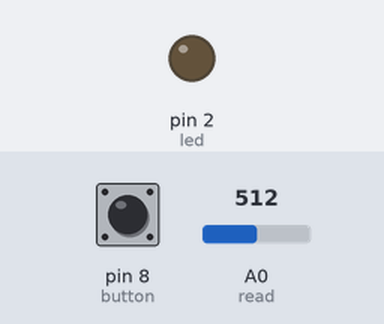
Recording of a sketch running on a simulated Arduino Uno, built with avr-gcc and run on an emulated ATmega328P. Shown: output pins drawn as LEDs (lit = HIGH). Dashed ring = blinking. Inputs (shaded band) come from the test bench; at power-on: pin 8 (button) LOW, A0 (read) = 512.

Above: at 1.3 s.
1.4 s: pin 8 (button) pulled HIGH for 1 s
At 1.62 s:
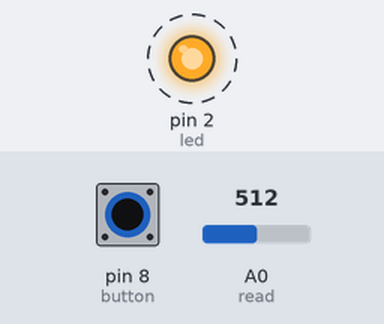
3.9 s: pin 8 (button) pulled HIGH for 0.3 s
At 5.1 s:
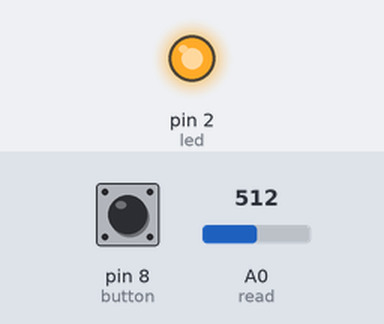
5.7 s: pin 8 (button) pulled HIGH for 3.2 s
At 9.3 s:
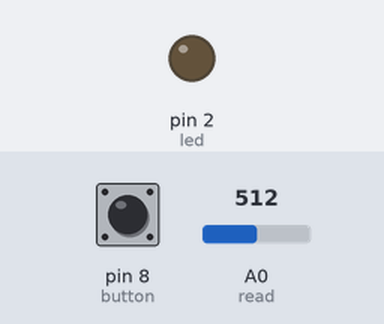
Timing chart, 0 to 10.8 s (numbered marks = the images above; inputs shaded):
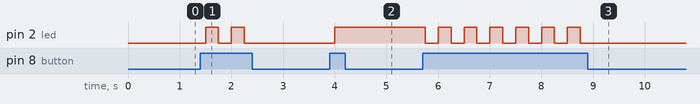

Measured:
- after the input at 1.4 s, pin 2 (led): alternates HIGH for 0.25 s and LOW for 0.25 s, 4 changes in all, then stays LOW, starting after 0.10 s
- after the input at 3.9 s, pin 2 (led): LOW → HIGH after 0.10 s
- after the input at 5.7 s, pin 2 (led): alternates HIGH for 0.25 s and LOW for 0.25 s, 13 changes in all, then stays LOW, starting after 0.05 s

The sketch:

ledToggle.ino
```cpp
int led = 2;
int button =8;
int read = A0;
int status = 0;
void setup() {
  // put your setup code here, to run once:
  pinMode(led,OUTPUT);
  pinMode(button,INPUT);
  pinMode(read,INPUT);
  Serial.begin(9600);

}

void loop() {


  int butt = digitalRead(button);
  if (butt==1){
    if (status==0){
      status=1;
    }
    else{
      status =0;
    }

  }
  digitalWrite(led,status);

  delay(250);

  int resist = analogRead(read);
  //Serial.println(resist);


}
```
